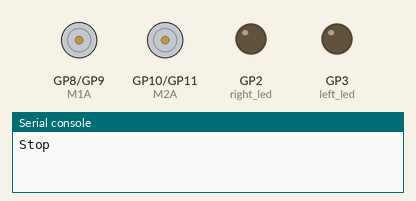
Bench run of a program on a simulated Raspberry Pi Pico running MicroPython. Shown: motor-driver pin pairs drawn as motors (green arrow = first pin HIGH = forward, orange = second pin HIGH = backward, longer = more drive), output pins drawn as LEDs (lit = HIGH), the last lines printed to the serial console.

Above: at 0.1 s.
At 5.8 s:
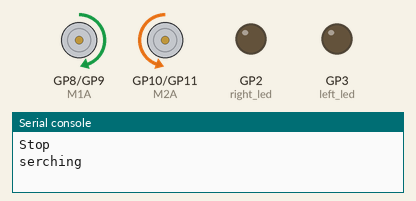
At 11.89 s:
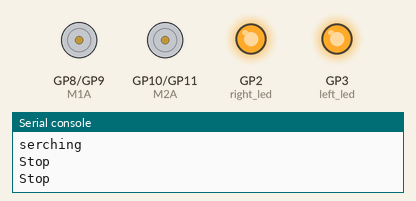
At 20.9 s:
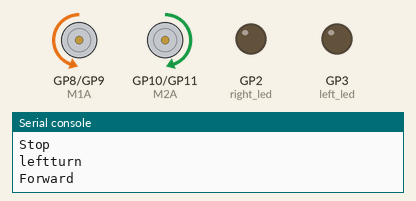
At 22.5 s:
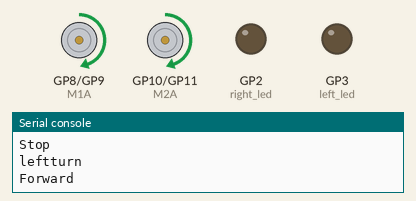
At 37.23 s:
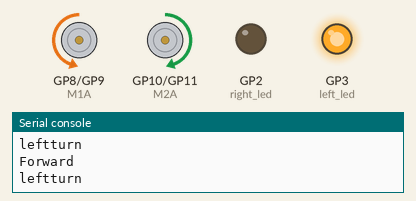
Timing chart, 0 to 39.0 s (numbered marks = the images above):
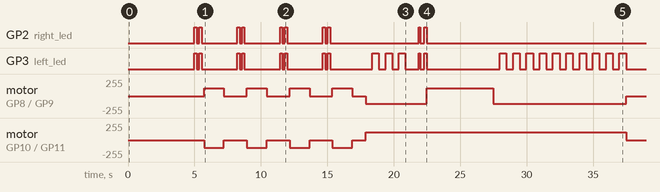

The program:

motorWithLed.py
```python
import machine
import utime
from machine import Pin,Timer
# Setup DC Motor pins
M1A = machine.PWM(machine.Pin(8))
M1B = machine.PWM(machine.Pin(9))
M2A = machine.PWM(machine.Pin(10))
M2B = machine.PWM(machine.Pin(11))
M1A.freq(50)
M1B.freq(50)
M2A.freq(50)
M2B.freq(50)
# Setup LED
timer = Timer()
right_led = Pin(2, Pin.OUT)
left_led = Pin(3, Pin.OUT)
def right_turn_signal(timer):
    global right_led
    right_led.toggle()
def left_turn_signal(timer):
    global left_led
    left_led.toggle()
def back_light(timer):
    left_led.toggle()
    right_led.toggle()
def forwards(speed,time):
    print("Forward")
    right_led.value(0)
    left_led.value(0)
    utime.sleep(1)
    right_led.value(1)
    left_led.value(1)
    utime.sleep(0.1)
    right_led.value(0)
    left_led.value(0)
    utime.sleep(0.3)
    right_led.value(1)
    left_led.value(1)
    utime.sleep(0.2)
    right_led.value(0)
    left_led.value(0)
    M1A.duty_u16(speed)
    M1B.duty_u16(0)
    M2A.duty_u16(speed)
    M2B.duty_u16(0)
    utime.sleep(time)

def backwards(speed,time):
    timer.init(freq=6,mode=Timer.PERIODIC, callback=back_light)
    print("backwards")
    M1A.duty_u16(0)
    M1B.duty_u16(speed)
    M2A.duty_u16(0)
    M2B.duty_u16(speed)
    utime.sleep(time)
    timer.deinit()

def stop(time):
    print("Stop")
    M1A.duty_u16(0)
    M1B.duty_u16(0)
    M2A.duty_u16(0)
    M2B.duty_u16(0)
    utime.sleep(time)

def leftturn(time):
    timer.init(freq=2,mode=Timer.PERIODIC, callback=left_turn_signal)
    print("leftturn")
    M1A.duty_u16(0)
    M1B.duty_u16(30000)
    M2A.duty_u16(30000)
    M2B.duty_u16(0)
    utime.sleep(time) #180 degree 6 seconds,90 degree 3seconds
    timer.deinit()

def rightturn(time):
    timer.init(freq=2,mode=Timer.PERIODIC, callback=right_turn_signal)
    print("rightturn")
    M1A.duty_u16(30000)
    M1B.duty_u16(0)
    M2A.duty_u16(0)
    M2B.duty_u16(30000)
    utime.sleep(time) #180 degree 6 seconds,90 degree 3seconds
    timer.deinit()

def serching(time):
    print('serching')
    for j in range(time):
        for i in range(4):
            right_led.toggle()
            left_led.toggle()
            utime.sleep(0.18)

        M1A.duty_u16(30000)
        M1B.duty_u16(0)
        M2A.duty_u16(0)
        M2B.duty_u16(30000)
        utime.sleep(1.5)
        stop(1)

while True:
    stop(5)
    serching(4)
    leftturn(3)
    forwards(30000,5)
    leftturn(10)
    stop(10)
```

Measured:
- by itself, GP2 (right_led): LOW → HIGH at 5.0 s, → LOW 0.18 s later, → HIGH 0.18 s later, → LOW 0.18 s later, … (20 changes in this stretch)
- by itself, GP3 (left_led): LOW → HIGH at 5.0 s, → LOW 0.18 s later, → HIGH 0.18 s later, → LOW 0.18 s later, … (46 changes in this stretch)
- by itself, motor on GP8 (M1A) / GP9 (M1B): stopped → forward 117/255 at 5.7 s, → stopped 1.5 s later, → forward 117/255 1.7 s later, → stopped 1.5 s later, … (12 changes in this stretch)
- by itself, motor on GP10 (M2A) / GP11 (M2B): stopped → backward 117/255 at 5.7 s, → stopped 1.5 s later, → backward 117/255 1.7 s later, → stopped 1.5 s later, … (10 changes in this stretch)
